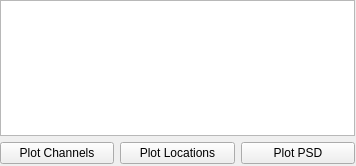
<?xml version="1.0" encoding="UTF-8"?>
<ui version="4.0">
 <class>Form</class>
 <widget class="QWidget" name="Form">
  <property name="geometry">
   <rect>
    <x>0</x>
    <y>0</y>
    <width>356</width>
    <height>166</height>
   </rect>
  </property>
  <property name="windowTitle">
   <string>Form</string>
  </property>
  <widget class="QWidget" name="verticalLayoutWidget_3">
   <property name="geometry">
    <rect>
     <x>0</x>
     <y>0</y>
     <width>355</width>
     <height>164</height>
    </rect>
   </property>
   <layout class="QVBoxLayout" name="verticalLayout_4">
    <item>
     <widget class="QListWidget" name="inwidget_file_list"/>
    </item>
    <item>
     <layout class="QHBoxLayout" name="horizontalLayout_9">
      <item>
       <widget class="QPushButton" name="inwidget_channel_plot_button">
        <property name="text">
         <string>Plot Channels</string>
        </property>
       </widget>
      </item>
      <item>
       <widget class="QPushButton" name="inwidget_channel_plot_button_2">
        <property name="text">
         <string>Plot Locations</string>
        </property>
       </widget>
      </item>
      <item>
       <widget class="QPushButton" name="inwidget_channel_plot_button_3">
        <property name="text">
         <string>Plot PSD</string>
        </property>
       </widget>
      </item>
     </layout>
    </item>
   </layout>
  </widget>
 </widget>
 <resources/>
 <connections/>
</ui>
